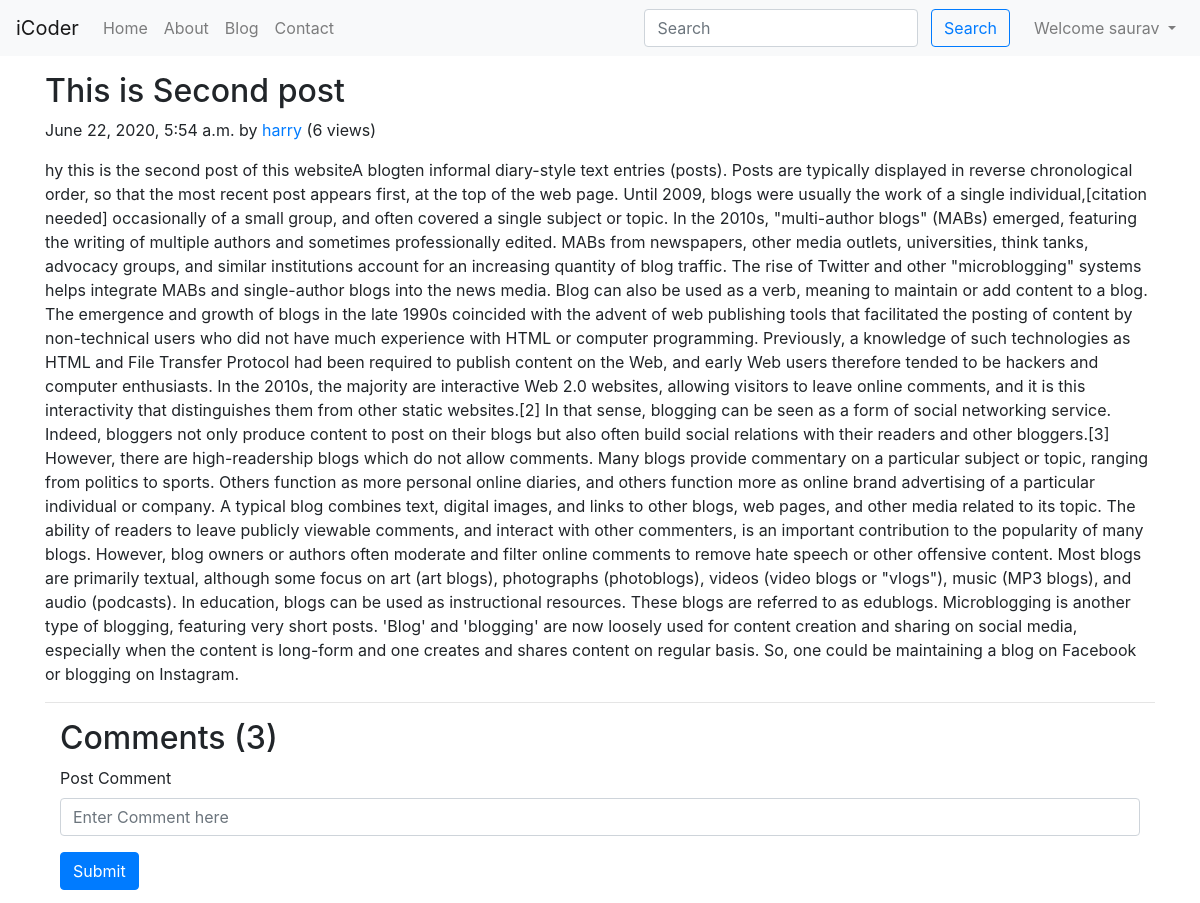
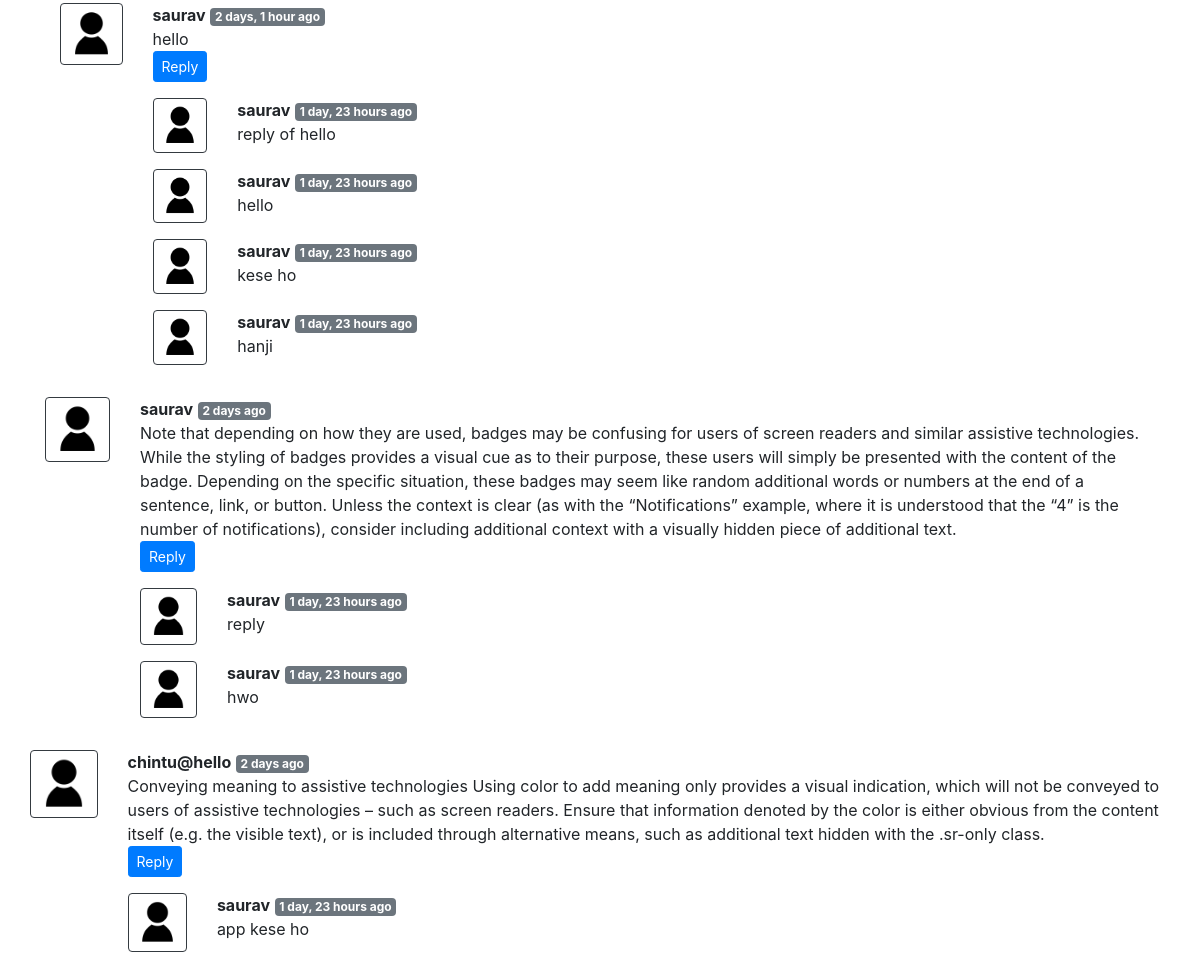
The page /blog/second-post/ (signed in) on the database its author committed (2 pictures, top to bottom).
### blog/models.py (models this page shows, shortened)
class Post(models.Model):
    sno = models.AutoField(primary_key=True)
    slug = models.CharField(max_length=130)
    views = models.IntegerField(default=0)
    title = models.CharField(max_length=255)
    content = models.TextField()
    author = models.CharField(max_length=50)
    timeStamp = models.DateTimeField(blank=True)

class BlogComment(models.Model):
    sno = models.AutoField(primary_key=True)
    comment = models.TextField()
    user = models.ForeignKey(User, on_delete=models.CASCADE)
    post = models.ForeignKey(Post, on_delete=models.CASCADE)
    parent = models.ForeignKey('self', on_delete=models.CASCADE, null=True)
    timeStamp = models.DateTimeField(default=now)

### blog/views.py (the view)
# urls.py: path('<str:slug>/', views.blogPost, name='home'),
def blogPost(request, slug):
    post = Post.objects.filter(slug=slug).first()
    post.views = post.views +1
    post.save()
    comments = BlogComment.objects.filter(post=post, parent=None)
    replies = BlogComment.objects.filter(post=post).exclude(parent=None)
    repDict = {}
    for reply in replies:
        if reply.parent.sno not in repDict.keys():
            repDict[reply.parent.sno] = [reply]
        else:
            repDict[reply.parent.sno].append(reply)
    context = {'post': post, 'comments': comments, 'repDict': repDict}
    return render(request, 'blog/blogPost.html', context)

### blog/templatetags/extras.py (called while the page is built)
@register.filter(name='get_val')
def get_val(dict, key):
    return dict.get(key)

### templates/blog/blogPost.html (shortened to what this page needs)
{% extends 'base.html' %}
{% block body %}
{% load humanize %}
{% load extras %}
<div class="container my-3">
  <div class="blog-post">
    <h2 class="blog-post-title">{{post.title}}</h2>
    <p class="blog-post-meta">{{post.timeStamp}} by <a href="/about">{{post.author}}</a> (<span>{{post.views}}
        views</span>)</p>
    <p>{{post.content| safe}}</p>
    <hr>
  </div>
  <div class="container">
    <div class="my-2">
      <h2>Comments ({{comments.count}})</h2>
      {% if user.is_authenticated %}
      <form action="/blog/postComment" method="post">{% csrf_token %}
        <div class="form-group">
          <label for="exampleInputEmail1">Post Comment</label>
          <input type="text" class="form-control" name="comment" placeholder="Enter Comment here">
        </div>
        <button type="submit" class="btn btn-primary">Submit</button>
      </form>
    </div>
    {% else %}
    <p>Please login to post comments</p>
    {% endif %}
    {% for comment in comments %}
    <div class="row my-3">
      <div class="col-md-1">
        <img src="/static/img/hiclipart.com.png" alt="user" class="w-100 p-1 border border-dark rounded">
      </div>
      <div class="col-md-11"><b>{{comment.user.username}}</b> <span
          class="badge badge-secondary">{{comment.timeStamp| naturaltime}}</span>
        <div>{{comment.comment}}</div>
        <div class="reply mx-0">
          {% if user.is_authenticated %}
          <button class="btn btn-sm btn-primary" type="button" data-toggle="collapse"
            data-target="#replyBox{{comment.sno}}" aria-expanded="false" aria-controls="replyBox{{comment.sno}}">
            Reply
          </button>
          {% else %}
          <button class="btn btn-sm btn-primary disabled" type="button" data-toggle="collapse"
            data-target="#replyBox{{comment.sno}}" aria-expanded="false" aria-controls="replyBox{{comment.sno}}">
            Login to reply
          </button>
          {% endif %}
          <div class="replies my-2">
            {% for reply in repDict|get_val:comment.sno %}
            <div class="row my-3">
              <div class="col-md-1">
                <img src="/static/img/hiclipart.com.png" alt="user" class="w-100 p-1 border border-dark rounded">
              </div>
              <div class="col-md-11"><b>{{reply.user.username}}</b>
                <span class="badge badge-secondary">{{reply.timeStamp| naturaltime}}</span>
                <div>{{reply.comment}}</div>
              </div>
            </div>
            {% endfor %}
          </div>
        </div>
      </div>
      {% endfor %}
    </div>
    {% endblock body %}

### templates/base.html (shortened to what this page needs)
<!doctype html>
<html lang="en">
<head>
  <link rel="stylesheet" href="https://stackpath.bootstrapcdn.com/bootstrap/4.5.0/css/bootstrap.min.css"
>
</head>
<body>
  <nav class="navbar navbar-expand-lg navbar-light bg-light">
    <a class="navbar-brand" href="/">iCoder</a>
    <div class="collapse navbar-collapse" id="navbarSupportedContent">
      <ul class="navbar-nav mr-auto">
        <li class="nav-item {% block homeactive %} {% endblock homeactive %}">
          <a class="nav-link" href="/">Home <span class="sr-only">(current)</span></a>
        </li>
        <li class="nav-item {% block aboutactive %} {% endblock aboutactive %}">
          <a class="nav-link" href="/about">About</a>
        </li>
        <li class="nav-item {% block blogactive %} {% endblock blogactive %}">
          <a class="nav-link" href="/blog">Blog</a>
        </li>
        <li class="nav-item {% block contactactive %} {% endblock contactactive %}">
          <a class="nav-link" href="/contact">Contact</a>
        </li>
      </ul>
      <div class="ml-auto form-inline">
      <form method="get" action="/search" class="my-2 my-lg-0 mx-3">
        <input class="form-control mr-sm-2" type="search" placeholder="Search" aria-label="Search" name="query"
          id="query">
        <button class="btn btn-outline-primary my-2 my-sm-0" type="submit">Search</button>
      </form>
      {% if user.is_authenticated %}
       <ul class="navbar-nav ml-auto">
      <li class="nav-item dropdown">
        <a class="nav-link dropdown-toggle" href="#" id="navbarDropdown" role="button" data-toggle="dropdown" aria-haspopup="true" aria-expanded="false">
          Welcome {{request.user}}
        </a>
      </li>
      </ul>
      {% endif %}
      </div>
    </div>
  </nav>
  {% block body %}
  {% endblock body %}
</body>
</html>

### rows shown on the page
Post: title "This is Second post", timeStamp "June 22, 2020, 5:54 a.m.", author "harry", views "6", content "hy this is the second post of this websiteA blogten informal diary-style text entries (posts). Posts are typically displayed in reverse chronological order, so that the most recent post appears first, at the top of the web page. Until 2009, blogs were usually the work of a single individual,[citation needed] occasionally of a small group, and often covered a single subject or topic. In the 2010s, \"multi-author blogs\" (MABs) emerged, featuring the writing of multiple authors and sometimes professionally edited. MABs from newspapers, other media outlets, universities, think tanks, advocacy groups, and similar institutions account for an increasing quantity of blog traffic. The rise of Twitter…"
BlogComment: user.username "saurav", timeStamp "2 days, 1 hour ago", comment "hello"
BlogComment: user.username "saurav", timeStamp "1 day, 23 hours ago", comment "reply of hello"
BlogComment: user.username "saurav", timeStamp "1 day, 23 hours ago", comment "hello"
BlogComment: user.username "saurav", timeStamp "1 day, 23 hours ago", comment "kese ho"
BlogComment: user.username "saurav", timeStamp "1 day, 23 hours ago", comment "hanji"
BlogComment: user.username "saurav", timeStamp "2 days ago", comment "Note that depending on how they are used, badges may be confusing for users of screen readers and similar assistive technologies. While the styling of badges provides a visual cue as to their purpose, these users will simply be presented with the content of the badge. Depending on the specific situation, these badges may seem like random additional words or numbers at the end of a sentence, link, or button. Unless the context is clear (as with the “Notifications” example, where it is understood that the “4” is the number of notifications), consider including additional context with a visually hidden piece of additional text."
BlogComment: user.username "saurav", timeStamp "1 day, 23 hours ago", comment "reply"
BlogComment: user.username "saurav", timeStamp "1 day, 23 hours ago", comment "hwo"
BlogComment: user.username "chintu@hello", timeStamp "2 days ago", comment "Conveying meaning to assistive technologies Using color to add meaning only provides a visual indication, which will not be conveyed to users of assistive technologies – such as screen readers. Ensure that information denoted by the color is either obvious from the content itself (e.g. the visible text), or is included through alternative means, such as additional text hidden with the .sr-only class."
BlogComment: user.username "saurav", timeStamp "1 day, 23 hours ago", comment "app kese ho"

### other values the page prints
{{ request.user }} "saurav"
{{ comments.count }} "3"
